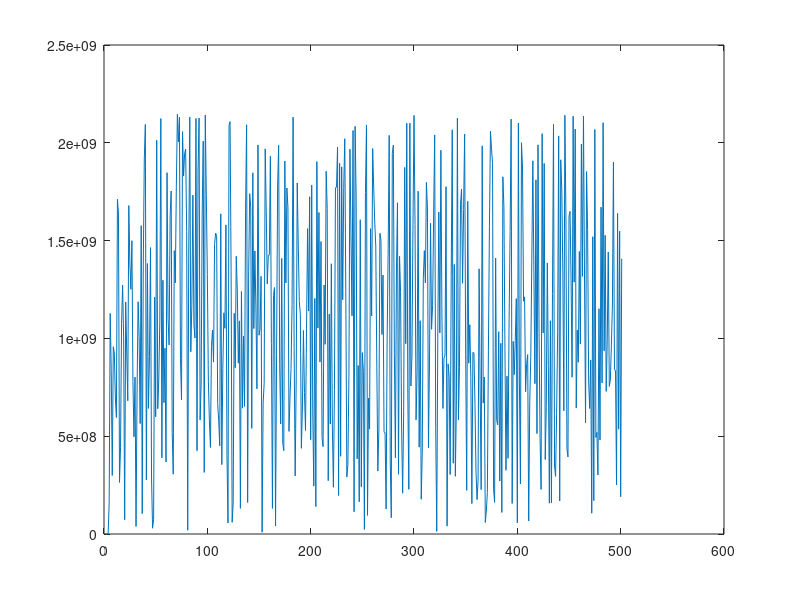

MATLAB code for this plot:
a=75;
b=0;
m=2^31-1;
x=input('Donner la valeur de x :');
u=zeros(1,500);
u(1)=x;
for i=1:500
    u(i+1)=mod(a*u(i)+b,m);
end;
plot(u);